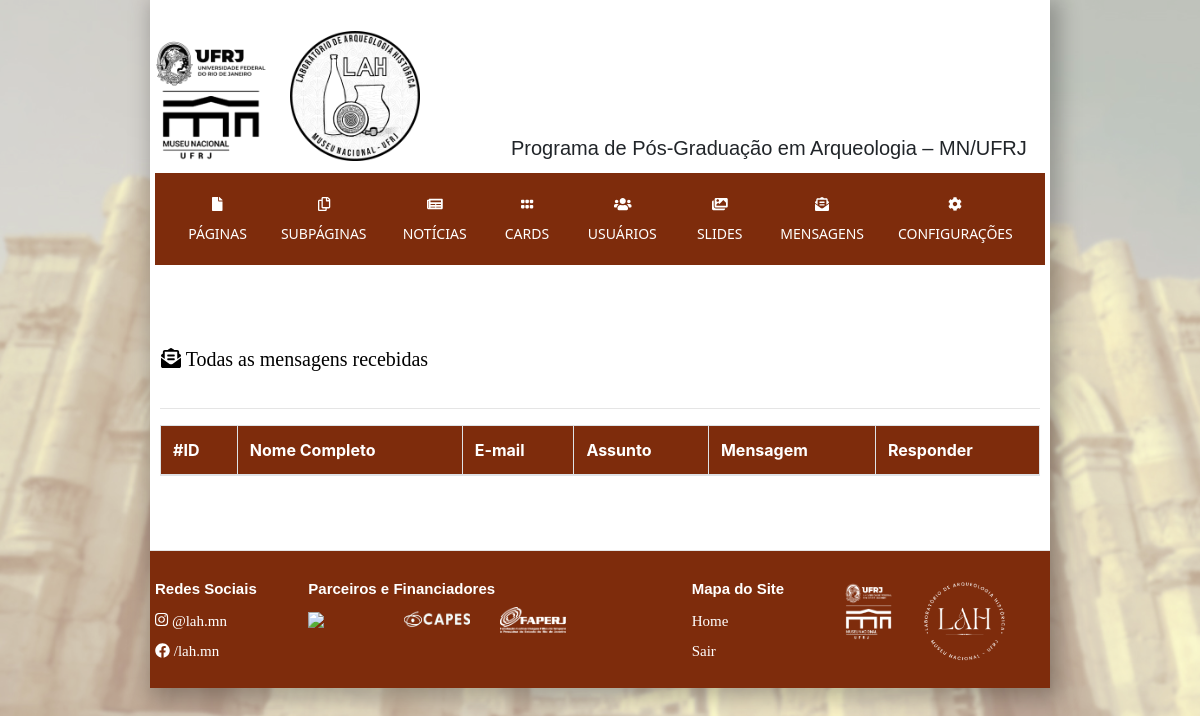
Before: /dashboard/dados/mensagens.php (signed in) with the older database file.
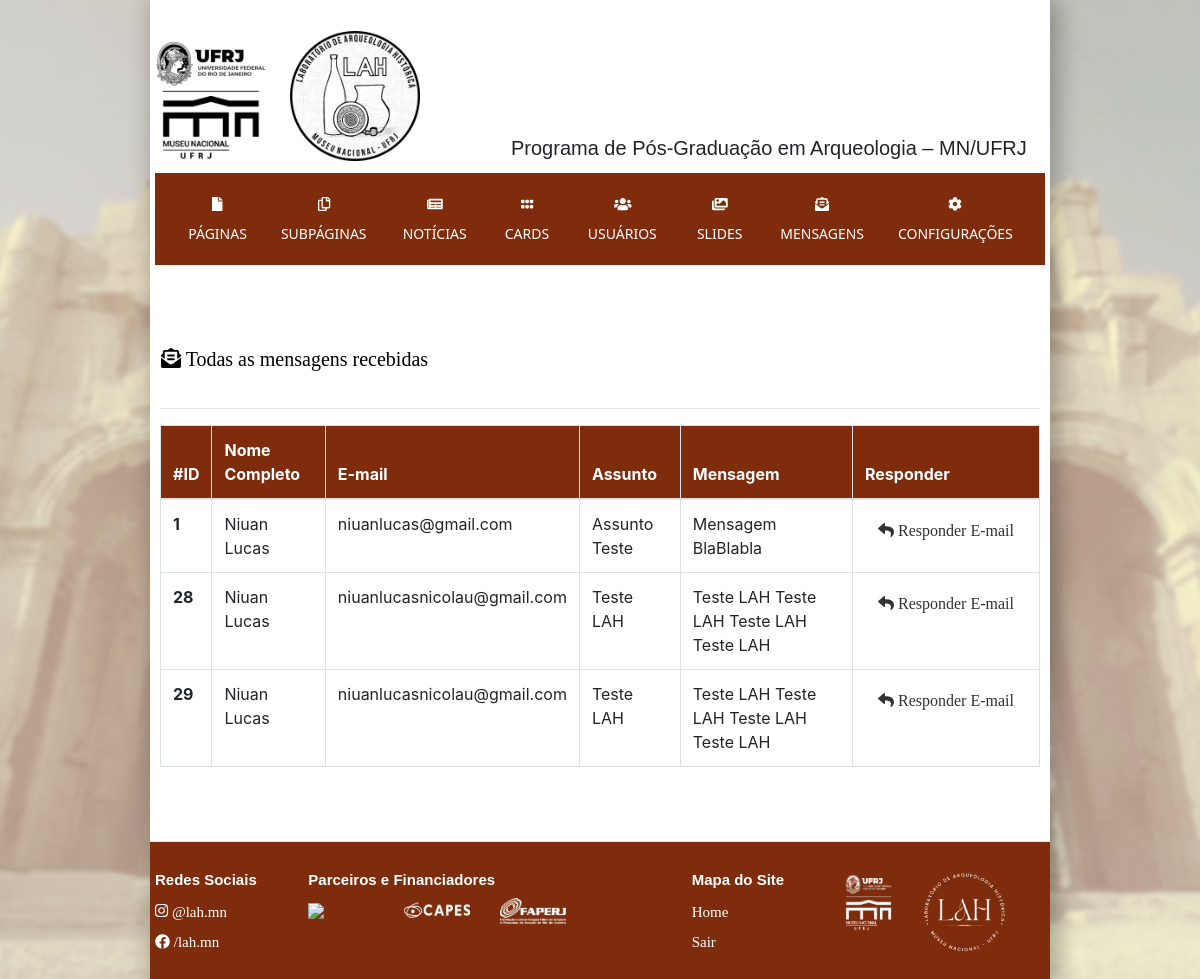
After: the same page with the newer database file.
### tables this page shows
CREATE TABLE `mensagens` (
  `id_contato` int(32) NOT NULL,
  `nome_completo_contato` varchar(256) NOT NULL,
  `email_contato` varchar(256) NOT NULL,
  `assunto_contato` text NOT NULL,
  `mensagem_contato` text NOT NULL
);

### dashboard/new_functions.php (called while the page is built, shortened)
<?php
function consultarBancoDeDados($conecta){
    $mensagens = "SELECT * FROM mensagens ";
    $consulta_mensagens = mysqli_query($conecta, $mensagens);
}
?>

### dashboard/dados/mensagens.php (the view)
<?php require_once "../header_dashboard.php";  ?>
<div class="container">
	<div class="row">
  <div class="col col-12 mt-5 mb-5">
  <div class="row">
    <h3 class="h4 m-3 col-0"><i class="fas fa-envelope-open-text"></i> Todas as mensagens recebidas </h3>
    </div>
 <hr class="my-2">
  <table class="table table-responsive-md table-bordered table-hover mt-3 mb-3 border-0">
    <thead>
      <tr class="bg-dark text-white">
        <th scope="col">#ID</th>
        <th scope="col">Nome Completo</th>
        <th scope="col">E-mail</th>
        <th scope="col">Assunto</th>
        <th scope="col">Mensagem</th>
        <th scope="col">Responder</th>
    </thead>
    <tbody>
      <?php while($linha = mysqli_fetch_assoc($consulta_mensagens)) { ?>
      <tr>
            <th><?php echo $linha["id_contato"] ?></th>
            <td><?php echo $linha["nome_completo_contato"] ?></td>
            <td><?php echo $linha["email_contato"] ?></td>
            <td><?php echo $linha["assunto_contato"] ?></td>
            <td><?php echo $linha["mensagem_contato"] ?></td>
            <td> <a class="btn" href="mailto:<?php echo $linha['email_contato'] ?>?subject=<?php echo $linha['assunto_contato'] ?>&body=<?php echo $linha['mensagem_contato'] ?>"> <i class="fas fa-reply"></i>  Responder E-mail </a> </td>
      </tr>
    <?php } ?>
    </tbody>
  </table>
    </div>
	</div>
</div>
<?php require_once "../footer_dashboard.php";  ?>

### dashboard/header_dashboard.php (shortened to what this page needs)
<?php require_once "../functions.php";  ?>
<?php require_once "../new_functions.php";  ?>
<!DOCTYPE html>
<html>
<head>
  <link rel="stylesheet" href="../../assets/css/bootstrap.min.css" />
  <link rel="stylesheet" href="../../assets/css/blog.css">
  <link rel="stylesheet" href="https://cdnjs.cloudflare.com/ajax/libs/font-awesome/5.14.0/css/all.min.css">
  <link rel="stylesheet" href="https://cdnjs.cloudflare.com/ajax/libs/animate.css/3.7.2/animate.min.css">
  <link rel="stylesheet" href="../../assets/css/style.css">
  <link rel="stylesheet" href="../../assets/css/bootnavbar.css">
</head>
<body>
<?php
    echo(consultarBancoDeDados($conecta));
?>
<center>
<div class="div-principal" >
<div class="slide_topo d-none d-md-block"></div>
    <div class="container">
      <header class="blog-header mt-3  d-none d-md-block w-100 border-0 mb-2">
        <div class="row p-0">
          <div class="text-left d-none d-md-block justify-content-left mb-1">
            <img src="../../assets/images/logo_museu_ufrj.png" class="img-logo">
            <img src="../../assets/images/logo_laboratorio.png" class="img-logo">
          </div>
          <div class="float-right d-none d-md-block" style="position: absolute; top: 80%; left: 40%;">
          <h4 class="font-arial" style="font-size: 20px !important;">
           Programa de Pós-Graduação em Arqueologia – MN/UFRJ
      	  </h4>
      	  </div>
        </div>
      </header>
    <nav class="navbar navbar-expand-lg navbar-dark bg-dark justify-content-left" >
      <div class="collapse navbar-collapse" id="navbarsExample08">
        <ul class="navbar-nav">
          <?php
          if ( !isset($_SESSION["user_portal"])) {
          header("location: ../../index.php");
          ?>
          <li class="nav-item">
            <a class="nav-link" href="dash"><i class="fas fa-tools"></i> Painel do Administrador -  Programa de Pós-Graduação em Arqueologia </a>
          </li>
          <?php
          }
          else {
          ?>
          <li class="nav-item">
            <a class="nav-link" href="paginas.php"><i class="fas fa-file"></i> Páginas</a>
          </li>
          <li class="nav-item">
            <a class="nav-link" href="subpaginas.php"><i class="far fa-copy"></i> Subpáginas</a>
          </li>
          <li class="nav-item">
            <a class="nav-link" href="noticias.php"><i class="fas fa-newspaper"></i> Notícias</a>
          </li>
          <li class="nav-item">
            <a class="nav-link" href="cards.php"><i class="fas fa-grip-horizontal"></i> Cards</a>
          </li>
          <li class="nav-item" >
            <a class="nav-link" href="usuarios.php"><i class="fas fa-users"></i> Usuários</a>
          </li>
          <li class="nav-item" >
            <a class="nav-link" href="slides.php"><i class="fas fa-images"></i> Slides</a>
          </li>
          <li class="nav-item" >
            <a class="nav-link" href="mensagens.php"><i class="fas fa-envelope-open-text"></i> Mensagens</a>
          </li>
          <li class="nav-item" >
            <a class="nav-link" href="configuracoes.php"><i class="fas fa-cog"></i> Configurações</a>
          </li>
          <?php
          }
          ?>
        </ul>
      </div>
    </nav>

### dashboard/footer_dashboard.php (shortened to what this page needs)
</div>
<footer class="blog-footer bg-dark text-white m-0 m-md-0 p-2 p-md-0">
<div class="container">
<div class="row ">
      <div class="col-4 col-md-2 m-0 text-left">
    		<h5 class="font-weight-bold font-arial">Redes Sociais</h5>
            <ul class="list-unstyled">
              <li><a href="#" target="_blank" class="mt-4 text-white"><i class="fab fa-instagram"></i> @lah.mn</li>
              <li><a href="#" target="_blank" class="mt-4 text-white"> <i class="fab fa-facebook"></i> /lah.mn</li></a>
            </ul>
        </div>
        <div class="col-8 col-md-5 m-0 text-left">
            <h5 class="font-weight-bold font-arial">Parceiros e Financiadores</h5>
            <div class="row">
              <div class="col col-sm-3 m-0">
                <a href="https://www.gov.br/cnpq/pt-br" target="_blank"><img class="" src="../../assets/images/logo_cnpq_branco.png" style="max-height: 100px; max-width: 100%;" ></a>
              </div>
              <div class="col col-sm-3 m-0">
                <a href="https://www.gov.br/capes/pt-br" target="_blank"><img class="" src="../../assets/images/logo_caps_branco.png" style="max-height: 100px; max-width: 100%;" ></a>
              </div>
              <div class="col col-sm-3 m-0">
                <a href="http://www.faperj.br/" target="_blank"><img class="" src="../../assets/images/logo_faperj_branco.png" style="max-height: 100px; max-width: 100%;" ></a>
              </div>
            </div>
        </div>
        <div class="col-6 col-md-2 m-0 text-left">
            <h5 class="font-weight-bold font-arial">Mapa do Site</h5>
            <ul class="list-unstyled">
              <li><a class="text-white" href="../../">Home</a></li>
              <li><a class="text-white" href="sair.php?pg_id=1" target="_blank">Sair</a></li>
            </ul>
        </div>
        <div class="col-6 col-md-3 m-0 text-left">
          <div class="row">
              <div class="col col-sm-4 m-0">
                <a href="https://ufrj.br/" target="_blank"><img class="" src="../../assets/images/logo_ufrj_branco.png" style="max-height: 70px; max-width: 100%;" ></a>
                <a href="http://www.museunacional.ufrj.br/" target="_blank"><img class="" src="../../assets/images/logo_museu_branco.png" style="max-height: 70px; max-width: 100%;" ></a>
              </div>
              <div class="col col-sm-6 m-0">
                <a target="_blank"><img class="" src="../../assets/images/logo_laboratorio_branco.png" style="max-height: 85px; max-width: 100%;" ></a>
              </div>
          </div>
        </div>
</div>
</div>
</footer>
</center></div>
</body>
</html>

### assets/css/blog.css (style rules this page uses)
.blog-header { line-height: 1; border-bottom: 1px solid #e5e5e5; }
h1, h2, h3, h4, h5, h6 { font-family: "Playfair Display", Georgia, "Times New Roman", serif; }
.blog-footer { padding: 2.5rem 0; color: #999; text-align: center; background-color: #f9f9f9; border-top: .05rem solid #e5e5e5; }

### assets/css/style.css (style rules this page uses)
:root { --bg-color:rgb(126, 44, 12); --background-image-color: rgba(235, 160, 79, 0.45); --background-image-cover: rgba(235, 160, 79, 0.65); --color-text: #471a0b; }
img { max-width: 100%; height: auto; }
h3 { font-family: Georgia , serif !important; color: rgba(0, 0, 0) !important; color: rgba(0,0,0) !important; font-size: 20px !important; line-height: 250% !important; }
li { font-family:"Verdana", Times, sans-serif !important; color: rgba(0, 0, 0) !important; font-size: 17px !important; line-height: 175% !important; }
a { font-family: "Verdana", Times, sans-serif !important; color: rgba(50, 50, 50); font-size: 15px; }
.font-arial { font-family: Arial, Helvetica, sans-serif !important; }
footer h5 { font-size: 15px !important; }
footer a { font-size: 15px !important; }
.img-logo { filter: grayscale(0%); min-width: 130px !important; min-height: 130px !important; max-width: 500px !important; max-height: 130px !important; margin-top: 10px !important; margin-left: 5px !important; margin-right: 5px !important; }
.nav-link { color: rgb(255, 255, 255) !important; letter-spacing: 0px; font-family: 'Segoe UI', sans-serif !important; padding-left: 15px !important ; padding-right: 15px !important ; font-size: 15px !important; text-decoration: none !important; text-transform: uppercase; text-align: center; }
.div-principal { text-align: left; }
.nav-item { transition: all 0.25s; }
.blog-header { position: relative; z-index: 10; }
.navbar { position: relative; z-index: 10; }
.slide_topo { width: 75%; height: 300px; top: 0%; left: 12.5%; position: absolute; background-position: center; background-size: cover; background-repeat: no-repeat; animation: slide_topo 30.0s infinite; z-index: 0; }
.bg-dark { background-color: var(--bg-color) !important; }
@media (min-width: 800px) { body { background-image: url("../images/background_image.jpg"); background-color: var(--background-image-color); background-blend-mode: overlay; background-position: center; background-size: cover; background-attachment: fixed; background-repeat: no-repeat; } }
@media (min-width: 800px) { .div-principal { box-shadow: 5px 5px 20px 5px rgba(0,0,0,0.25); background-color: #fff; width: 75%; padding: 0px; } }
.container { padding: 5px !important; }
.my-2 { background-color: rgba(255,255,255,0.25); }

### dashboard/header_dashboard.php (style rules this page uses)
.nav-link { font-size: 14px !important; }

Changed rows visible on the page:
added mensagens: id_contato "1", nome_completo_contato "Niuan Lucas", email_contato "niuanlucas@gmail.com", assunto_contato "Assunto Teste", mensagem_contato "Mensagem BlaBlabla"
added mensagens: id_contato "28", nome_completo_contato "Niuan Lucas", email_contato "niuanlucasnicolau@gmail.com", assunto_contato "Teste LAH", mensagem_contato "Teste LAH Teste LAH Teste LAH Teste LAH"
added mensagens: id_contato "29", nome_completo_contato "Niuan Lucas", email_contato "niuanlucasnicolau@gmail.com", assunto_contato "Teste LAH", mensagem_contato "Teste LAH Teste LAH Teste LAH Teste LAH"
